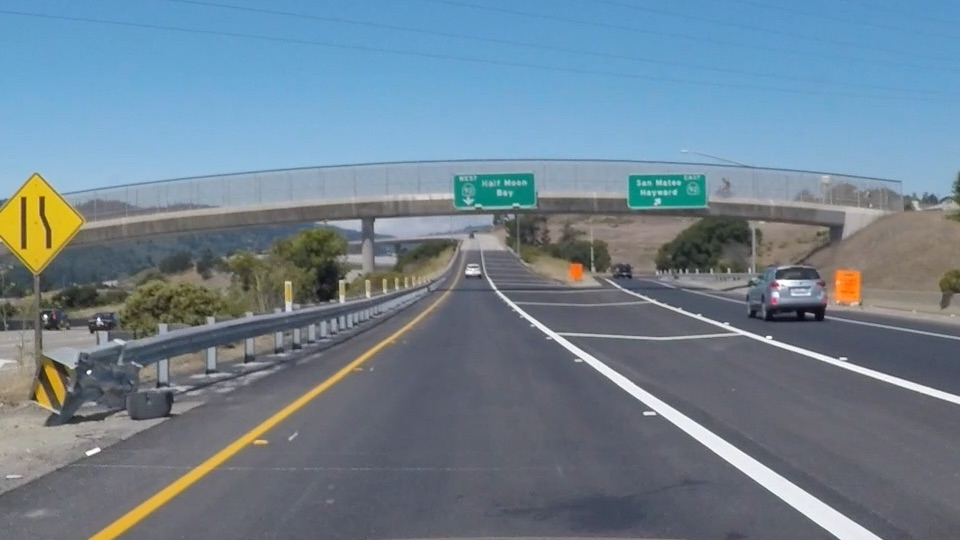
#> input picture Resource/mainroad.jpg, 960 x 540 px
$ python -i Car-Finding-Lane-Lines.py   (imports and definitions only)
#> lines starting #> are read from the running program, lines starting #| are printed output that depends on the picture; after the words box and inside, x2 and y2 are one past the last pixel; in counts of white or black regions, pixels touching at a corner belong together
import matplotlib.pyplot as plt
import matplotlib.image as mpimg
import numpy as np
import cv2
from moviepy.editor import *
from collections import deque

def convert_hls(image):
    return cv2.cvtColor(image, cv2.COLOR_RGB2HLS)
#> returned value: shape (540, 960, 3); mean of channels 0, 1, 2 94.5, 128.1, 60.9

def select_white_yellow(image):
    converted = convert_hls(image)
    # white color mask
    lower = np.uint8([  0, 200,   0])
    upper = np.uint8([255, 255, 255])
    white_mask = cv2.inRange(converted, lower, upper)
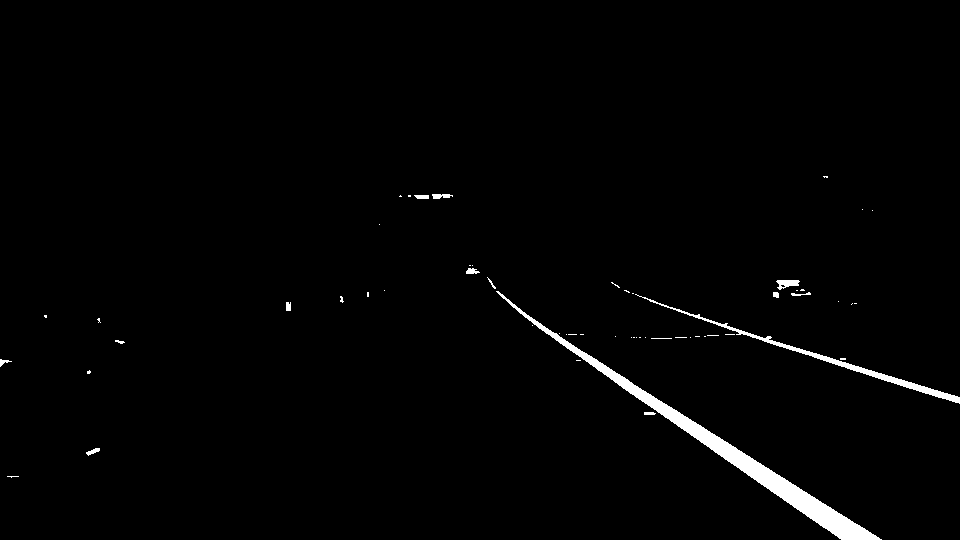
#> white_mask: shape (540, 960); 1.5% white; 57 white regions (42 under 20 px), largest, box (x1, y1, x2, y2) and area: (496, 291, 882, 540) 5424, (635, 294, 960, 404) 1460, (776, 280, 800, 290) 148
    # yellow color mask
    lower = np.uint8([ 10,   0, 100])
    upper = np.uint8([ 40, 255, 255])
    yellow_mask = cv2.inRange(converted, lower, upper)
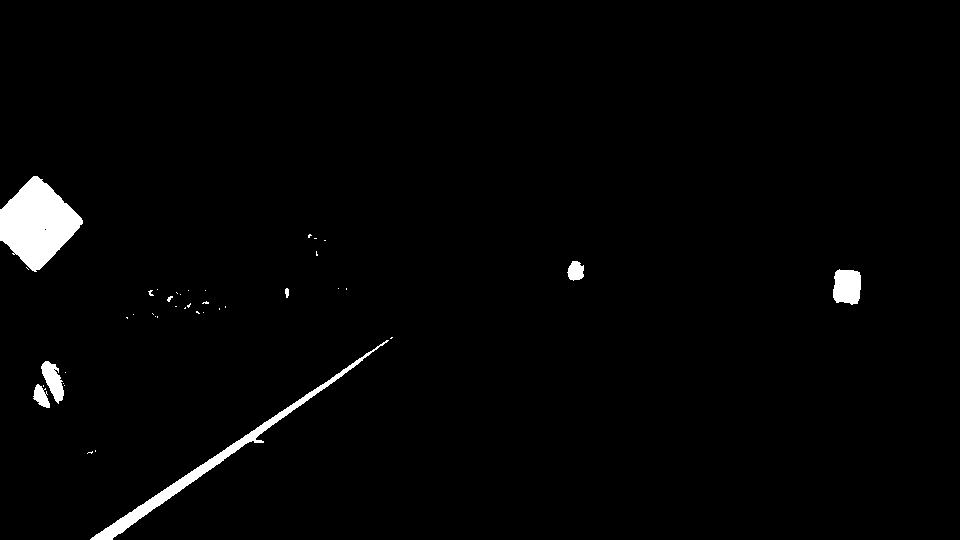
#> yellow_mask: shape (540, 960); 1.8% white; 41 white regions (33 under 20 px), largest, box (x1, y1, x2, y2) and area: (0, 176, 83, 272) 4783, (90, 340, 389, 540) 2713, (833, 269, 861, 305) 854
    # combine the mask
    mask = cv2.bitwise_or(white_mask, yellow_mask)
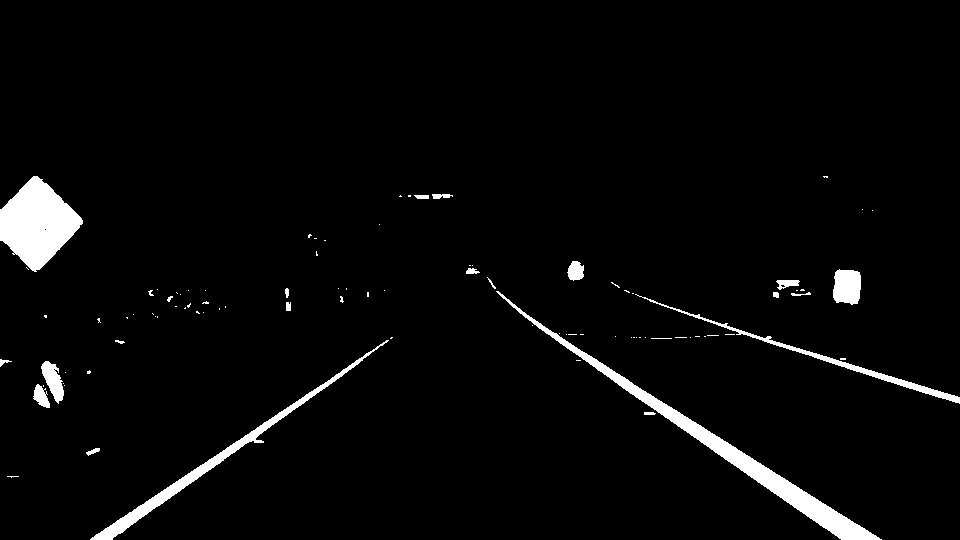
#> mask: shape (540, 960); 3.3% white; 93 white regions (70 under 20 px), largest, box (x1, y1, x2, y2) and area: (496, 291, 882, 540) 5424, (0, 176, 83, 272) 4783, (90, 340, 389, 540) 2713
    return cv2.bitwise_and(image, image, mask = mask)
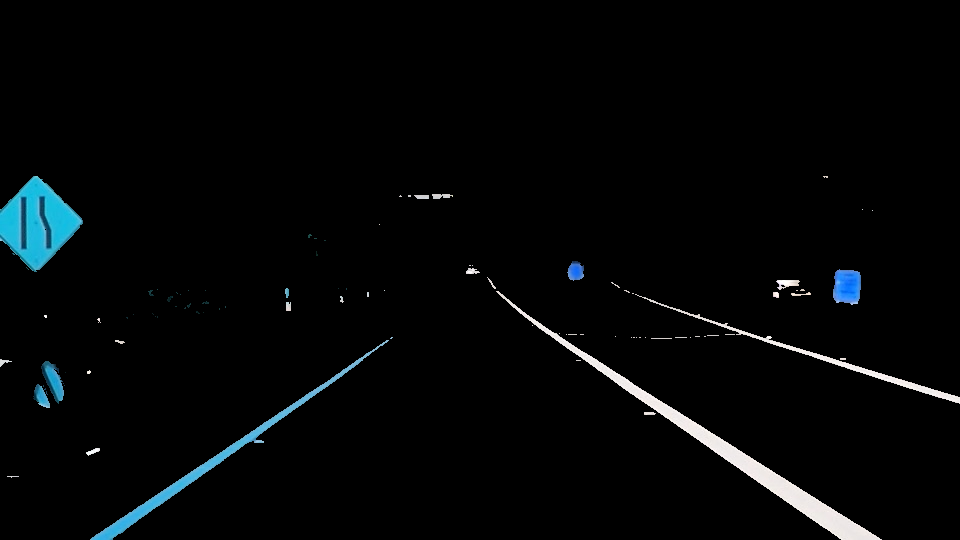
#> returned value: shape (540, 960, 3); mean of channels 0, 1, 2 7.2, 6.5, 4.5; drawn as B, G, R

def convert_gray_scale(image):
    return cv2.cvtColor(image, cv2.COLOR_RGB2GRAY)
#> returned value: shape (540, 960)

def apply_smoothing(image, kernel_size=15):
#   Kernel_size must be postivie and odd
#> called with kernel_size = 15
    return cv2.GaussianBlur(image, (kernel_size, kernel_size), 0)
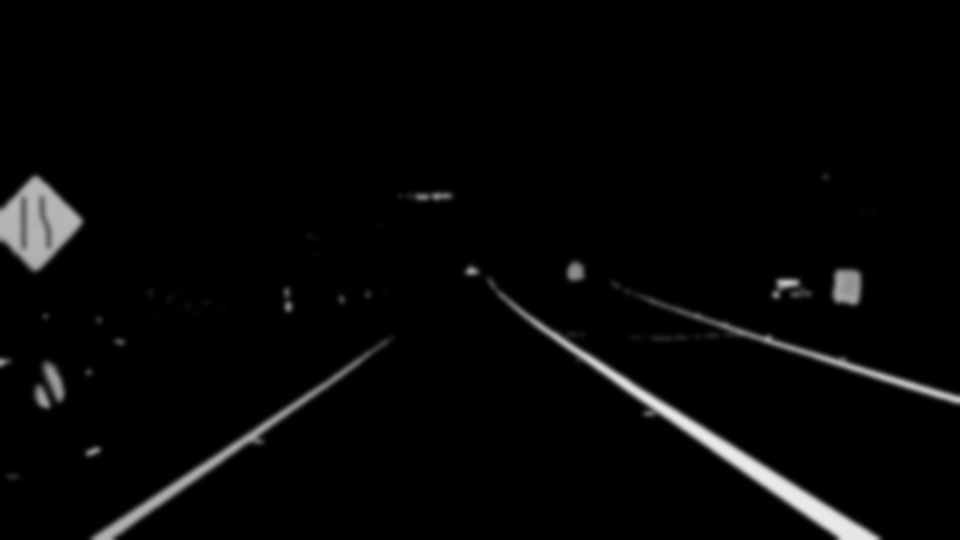
#> returned value: shape (540, 960); min 0, max 235, mean 6.5

def detect_edges(image, low_threshold=50, high_threshold=150):
#> called with low_threshold = 50, high_threshold = 150
    return cv2.Canny(image, low_threshold, high_threshold)
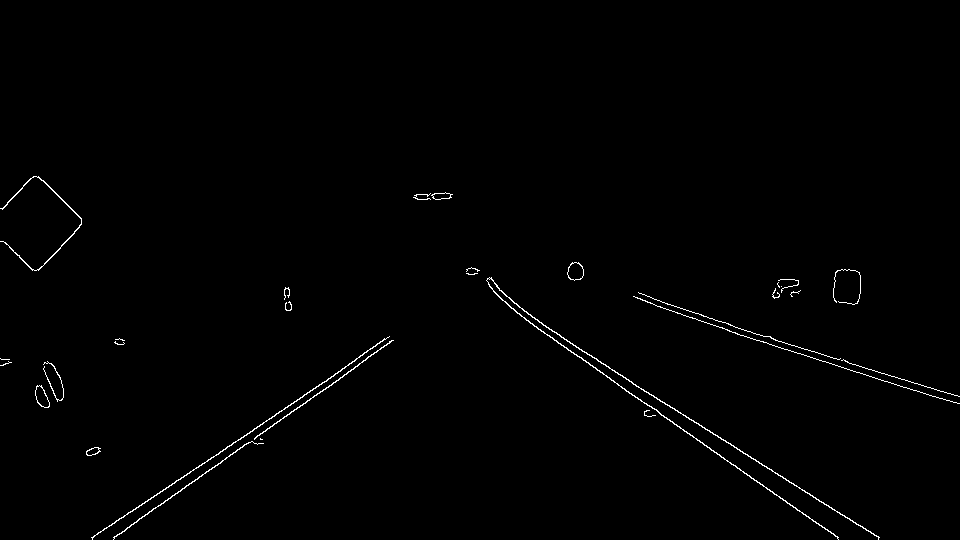
#> returned value: shape (540, 960); 0.76% white in thin lines or dots, all inside (x1, y1, x2, y2) = (0, 176, 960, 540)

def select_region(image):
    # first, define the polygon by vertices
    # image.shape[0]: y, image.shape[1]: x
    rows, cols = image.shape[:2]
#> rows = 540; cols = 960
    bottom_left  = [cols*0.1, rows*0.95]
#> bottom_left = [96, 513]
    top_left     = [cols*0.4, rows*0.6]
#> top_left = [384, 324]
    bottom_right = [cols*0.9, rows*0.95]
#> bottom_right = [864, 513]
    top_right    = [cols*0.6, rows*0.6]
#> top_right = [576, 324]
    # the vertices are an array of polygons (i.e array of arrays) and the data type must be integer
    vertices = np.array([[bottom_left, top_left, top_right, bottom_right]], dtype=np.int32)
#> (the run stopped early here; a loop or call above may not have finished)
